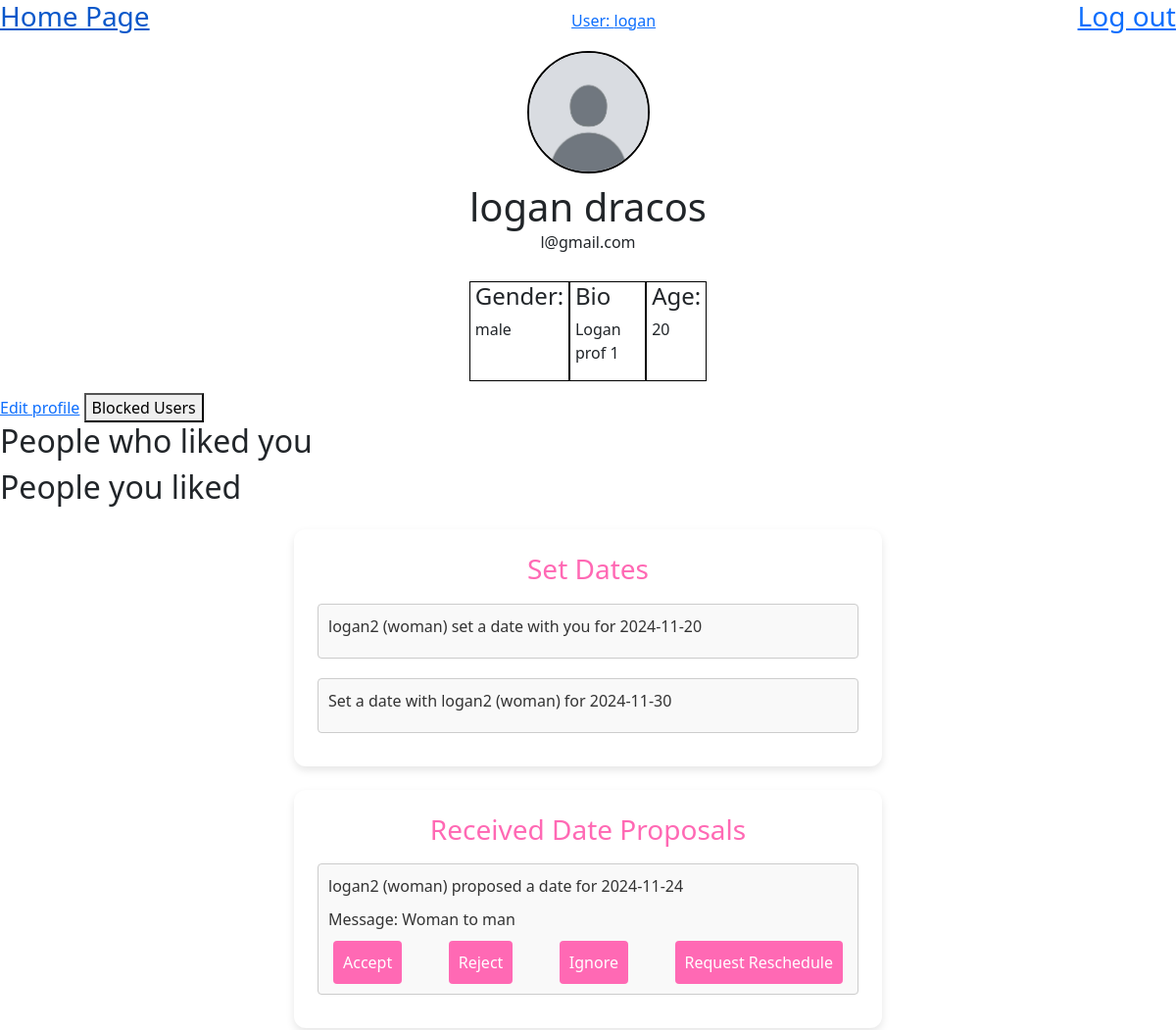
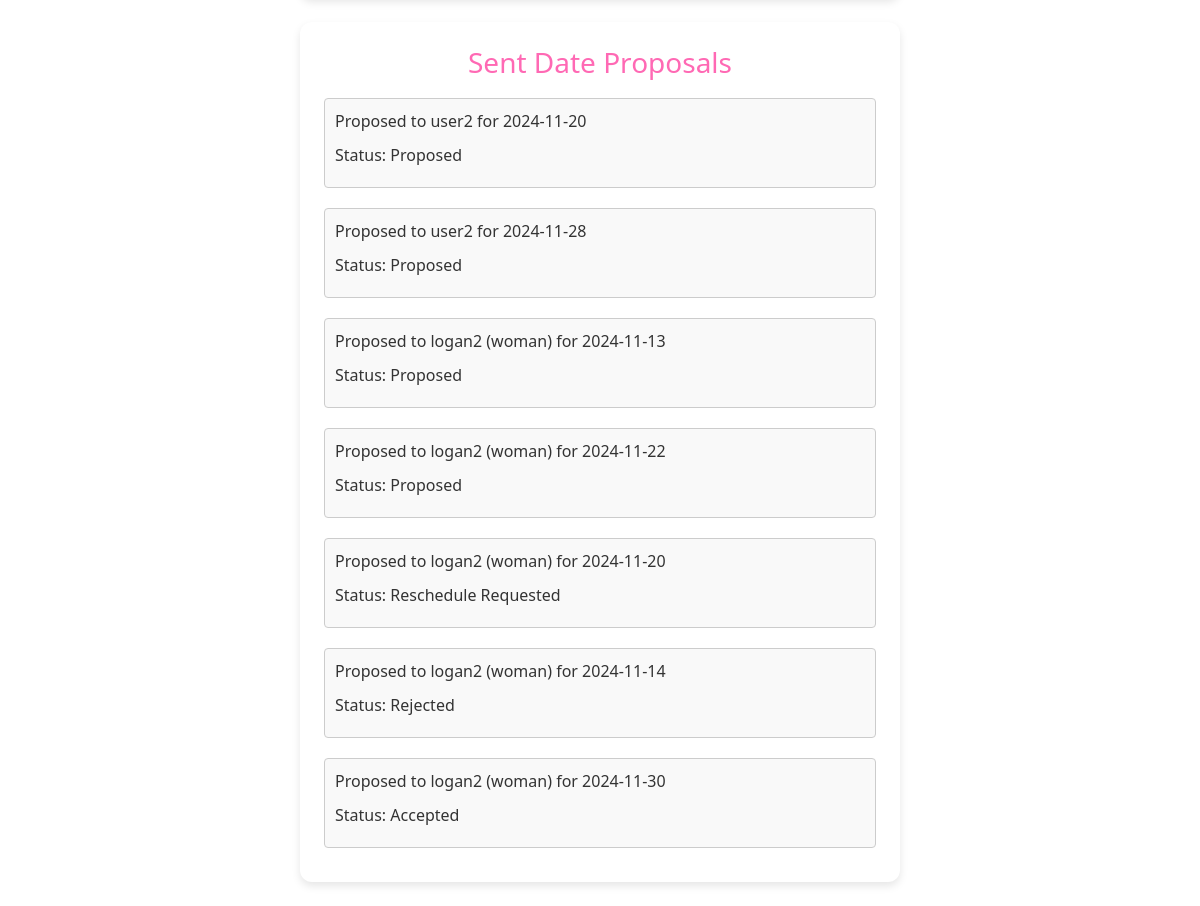
Screenshot of /profile/11 (signed in) with the database file from the repository (2 pictures, top to bottom).
### DatingApp/model.py (models this page shows)
class User(flask_login.UserMixin, db.Model):
    id: Mapped[int] = mapped_column(primary_key=True)
    email: Mapped[str] = mapped_column(String(128), unique=True)
    username: Mapped[str] = mapped_column(String(64))
    password: Mapped[str] = mapped_column(String(256))
    profile: Mapped["Profile"] = relationship(back_populates="user")
    liking: Mapped[List["User"]] = relationship(
        secondary=LikingAssociation.__table__,
        primaryjoin=LikingAssociation.liker_id == id,
        secondaryjoin=LikingAssociation.liked_id == id,
        back_populates="likers",
    )
    likers: Mapped[List["User"]] = relationship(
        secondary=LikingAssociation.__table__,
        primaryjoin=LikingAssociation.liked_id == id,
        secondaryjoin=LikingAssociation.liker_id == id,
        back_populates="liking",
    )
    blocking: Mapped[List["User"]] = relationship(
        secondary=BlockingAssociation.__table__,
        primaryjoin=BlockingAssociation.blocker_id == id,
        secondaryjoin=BlockingAssociation.blocked_id == id,
        back_populates="blockers",
    )
    blockers: Mapped[List["User"]] = relationship(
        secondary=BlockingAssociation.__table__,
        primaryjoin=BlockingAssociation.blocked_id == id,
        secondaryjoin=BlockingAssociation.blocker_id == id,
        back_populates="blocking",
    )
    sent_proposals: Mapped[List["DateProposal"]] = relationship(
        back_populates="proposer", foreign_keys="DateProposal.proposer_id"
    )
    received_proposals: Mapped[List["DateProposal"]] = relationship(
        back_populates="recipient", foreign_keys="DateProposal.recipient_id"
    )

class Profile(db.Model):
    id: Mapped[int] = mapped_column(primary_key=True)
    user_id: Mapped[int] = mapped_column(ForeignKey("user.id"), unique=True)
    user: Mapped["User"] = relationship(
        back_populates="profile",
        single_parent=True,
    )
    fullname: Mapped[str] = mapped_column(String(128))
    bio: Mapped[Optional[str]] = mapped_column(Text)
    birth_year: Mapped[Optional[int]] = mapped_column(Integer)
    age_minimum: Mapped[Optional[int]] = mapped_column(Integer)
    age_maximum: Mapped[Optional[int]] = mapped_column(Integer)
    gender: Mapped[Optional[str]] = mapped_column(String(16))
    genderPreference: Mapped[Optional[str]] = mapped_column(String(16))
    photo_id: Mapped[Optional[int]] = mapped_column(ForeignKey("photo.id"))
    photo: Mapped[Optional["Photo"]] = relationship(back_populates="profile")

class DateProposal(db.Model):
    id: Mapped[int] = mapped_column(primary_key=True)
    proposer_id: Mapped[int] = mapped_column(ForeignKey("user.id"))
    proposer: Mapped["User"] = relationship(
        foreign_keys=[proposer_id], back_populates="sent_proposals"
    )
    recipient_id: Mapped[int] = mapped_column(ForeignKey("user.id"))
    recipient: Mapped["User"] = relationship(
        foreign_keys=[recipient_id], back_populates="received_proposals"
    )
    created_time: Mapped[datetime.datetime] = mapped_column(DateTime(timezone=True))
    response_time: Mapped[datetime.datetime] = mapped_column(DateTime(timezone=True), nullable=True)
    proposed_day: Mapped[datetime.datetime] = mapped_column(DateTime(timezone=True))
    status: Mapped[ProposalStatus] = mapped_column(String(16))
    message: Mapped[Optional[str]] = mapped_column(Text, nullable=True)

### DatingApp/main.py (the view)
@bp.route("/profile/<int:user_id>")
@flask_login.login_required
def profile(user_id):
    curUser = flask_login.current_user
    user = db.session.get(model.User, user_id)
    if curUser.id == user.id:
        like_button = None
    elif user in curUser.liking:
        like_button = "unlike"
    else:
        like_button = "like"
    received_proposals = (
        DateProposal.query.filter_by(recipient_id=user.id, status=model.ProposalStatus.proposed.value).all()
        if curUser.id == user.id else []
    )
    sent_proposals = DateProposal.query.filter_by(proposer_id=curUser.id).all()
    set_dates = DateProposal.query.filter(
        db.or_(
            DateProposal.recipient_id == user.id,
            DateProposal.proposer_id == user.id
        ),
        DateProposal.status == model.ProposalStatus.accepted.value
    ).all()
    current_year = datetime.now().year
    return render_template("main/profile.html", user=user, curUser=curUser, like_button=like_button,
                           current_year=current_year, received_proposals=received_proposals,
                           sent_proposals=sent_proposals, set_dates=set_dates)

### DatingApp/__init__.py (called while the page is built)
def create_app(test_config=None):
    app = Flask(__name__)
    app.config["SECRET_KEY"] = "93220d9b340cf9a6c39bac99cce7daf220167498f91fa"
    app.config["SQLALCHEMY_DATABASE_URI"] = "sqlite:///DatingApp.db"
    login_manager = LoginManager()
    login_manager.login_view = 'auth.login'
    login_manager.init_app(app)
    from . import model
    @login_manager.user_loader
    def load_user(user_id):
        return db.session.get(model.User, int(user_id))
    db.init_app(app)
    from . import main
    from . import auth
    app.register_blueprint(main.bp)
    app.register_blueprint(auth.bp)
    return app

### DatingApp/templates/main/profile.html (shortened to what this page needs)
{% extends 'base.html' %}
{% block content %}
<div class="profileContainer">
    <div class="pfp">
        {% if user.profile.photo %}
            <img src="{{ url_for('static', filename='photos/photo-' ~ user.profile.photo.id ~ '.' ~ user.profile.photo.file_extension) }}" alt="Profile photo">
        {% else %}
            <img src="{{ url_for('static', filename='photos/defaultPfp.jpg') }}" alt="Default profile photo">
        {% endif %}
    </div>
    <h1 style="margin-bottom: 0px">{{user.profile.fullname}}</h1>
    <p style="margin-top: 0px">{{user.email}}</p>
    <div class="profileElements">
        <div style="border: 1px solid black; padding: 0% 2%">
            <h4>Gender:</h4>
            <p>
                {{user.profile.gender}}
            </p>
        </div>
        <div style="border: 1px solid black; padding: 0% 2%">
            <h4>Bio</h4>
            <p>
                {{user.profile.bio}}
            </p>
        </div>
        <div style="border: 1px solid black; padding: 0% 2%">
            <h4>Age:</h4>
            <p>
                {{ current_year - user.profile.birth_year }}
            </p>
        </div>
    </div>
</div>
{% if user.id == current_user.id %}
    <a href="{{ url_for('main.editProfile') }}" class="button">Edit profile</a>
    <button id="blockedBtn">Blocked Users</button>
    <div>
        <h2>People who liked you</h2>
    </div>
    <div>
        <h2>People you liked</h2>
    </div>
{% endif %}
{% if user.id == current_user.id and set_dates %}
    <div class = "set-dates">
    <h3> Set Dates</h3>
    {% for date in set_dates %}
        <div class="proposal">
            {% if date.proposer.id == current_user.id %}
                <p>Set a date with {{ date.recipient.username }} for {{ date.proposed_day.strftime('%Y-%m-%d') }}</p>
            {% else %}
                <p>{{ date.proposer.username }} set a date with you for {{ date.proposed_day.strftime('%Y-%m-%d')}}</p>
            {% endif %}
        </div>
    {% endfor %}
    </div>
{% endif %}
{% if user.id == current_user.id and received_proposals %}
    <div class = "received-proposals">
        <h3>Received Date Proposals</h3>
        {% for proposal in received_proposals %}
            <div class="proposal">
                <p>{{ proposal.proposer.username }} proposed a date for {{ proposal.proposed_day.strftime('%Y-%m-%d') }}</p>
                <p>Message: {{proposal.message}}</p>
                <form action="{{ url_for('main.respond_proposal', proposal_id=proposal.id) }}" method="post">
                    <button type="submit" name="action" value="accept">Accept</button>
                    <button type="submit" name="action" value="reject">Reject</button>
                    <button type="submit" name="action" value="ignore">Ignore</button>
                    <button type="submit" name="action" value="reschedule">Request Reschedule</button>
                </form>
            </div>
        {% endfor %}
    </div>
{% endif %}
{% if user.id == current_user.id and sent_proposals %}
    <div class = "sent-proposals">
        <h3>Sent Date Proposals</h3>
        {% for proposal in sent_proposals %}
            <div class="proposal">
                <p>Proposed to {{ proposal.recipient.username }} for {{ proposal.proposed_day.strftime('%Y-%m-%d') }}</p>
                <p>Status:
                {% if proposal.status == '0' %}
                    Proposed
                {% elif proposal.status == '1' %}
                    Accepted
                {% elif proposal.status == '2' %}
                    Rejected
                {% elif proposal.status == '3' %}
                    Proposed
                {% elif proposal.status == '4' %}
                    Reschedule Requested
                {% endif %}
                </p>
            </div>
        {% endfor %}
    </div>
{% endif %}
{% endblock %}

### DatingApp/templates/base.html (shortened to what this page needs)
<!DOCTYPE html>
<html>
    <head>
        <link rel="stylesheet"
              href="{{ url_for('static', filename='DatingApp.css') }}">
        <link href="https://cdn.jsdelivr.net/npm/bootstrap@5.3.3/dist/css/bootstrap.min.css" rel="stylesheet">
    </head>
    <body>
        <header>
            <div style="display: flex; flex-direction: row; justify-content: space-between; align-items: center">
                {% if current_user.is_authenticated: %}
                    <a href="{{ url_for('main.index')}}">
                        <h3>Home Page</h3>
                    </a>
                    <a href="{{ url_for('main.profile', user_id=current_user.id)}}">
                        <div>User: {{current_user.username}}</div>
                    </a>
                    <a href="{{ url_for('auth.logout')}}">
                        <h3>Log out</h3>
                    </a>
                {% endif %}
            </div>
        </header>
        <section class="content">
            {% block content %}{% endblock %}
        </section>
    </body>
</html>

### DatingApp/static/DatingApp.css (style rules this page uses)
body { background: #f2f3f5; }
.profileContainer { display: flex; align-items: center; flex-direction: column; }
.profileElements { display: flex; flex-direction: row; margin: 1% 1%; }
.pfp { display: flex; justify-content: center; align-items: center; margin: 10px; width: 125px; height: 125px; }
.pfp img { border-radius: 50%; width: 100%; height: 100%; object-fit: cover; border: 2px solid #000; }
.received-proposals { display: flex; flex-direction: column; width: 50%; margin: 2% auto; padding: 2%; background-color: white; border-radius: 12px; box-shadow: 0 4px 8px rgba(0, 0, 0, 0.1); }
.received-proposals h3 { color: #ff69b4; text-align: center; }
.proposal { display: flex; flex-direction: column; margin: 10px 0; padding: 10px; border: 1px solid #ccc; border-radius: 4px; background-color: #f9f9f9; }
.proposal p { margin: 0 0 10px 0; color: #333; }
.proposal form { display: flex; justify-content: space-between; }
.proposal button { background-color: #ff69b4; color: white; padding: 10px; border: none; border-radius: 4px; cursor: pointer; margin: 0 5px; }
.sent-proposals { display: flex; flex-direction: column; width: 50%; margin: 2% auto; padding: 2%; background-color: white; border-radius: 12px; box-shadow: 0 4px 8px rgba(0, 0, 0, 0.1); }
.sent-proposals h3 { color: #ff69b4; text-align: center; }
.sent-proposals .proposal { display: flex; }
.set-dates { display: flex; flex-direction: column; width: 50%; margin: 2% auto; padding: 2%; background-color: white; border-radius: 12px; box-shadow: 0 4px 8px rgba(0, 0, 0, 0.1); }
.set-dates h3 { color: #ff69b4; text-align: center; }
.set-dates .proposal { display: flex; flex-direction: column; margin: 10px 0; padding: 10px; border: 1px solid #ccc; border-radius: 4px; background-color: #f9f9f9; }
.set-dates .proposal p { margin: 0 0 10px 0; color: #333; }

### rows the page displays
User: username "logan", email "l@gmail.com"
Profile: profile.fullname "logan dracos", profile.gender "male", profile.bio "Logan prof 1", current_year-user.profile.birth_year "20"
DateProposal: proposer.username "logan2 (woman)", proposed_day "2024-11-20"
DateProposal: recipient.username "logan2 (woman)", proposed_day "2024-11-30", status "Accepted"
DateProposal: proposer.username "logan2 (woman)", proposed_day "2024-11-24", message "Woman to man"
DateProposal: recipient.username "user2", proposed_day "2024-11-20", status "Proposed"
DateProposal: recipient.username "user2", proposed_day "2024-11-28", status "Proposed"
DateProposal: recipient.username "logan2 (woman)", proposed_day "2024-11-13", status "Proposed"
DateProposal: recipient.username "logan2 (woman)", proposed_day "2024-11-22", status "Proposed"
DateProposal: recipient.username "logan2 (woman)", proposed_day "2024-11-20", status "Reschedule Requested"
DateProposal: recipient.username "logan2 (woman)", proposed_day "2024-11-14", status "Rejected"
